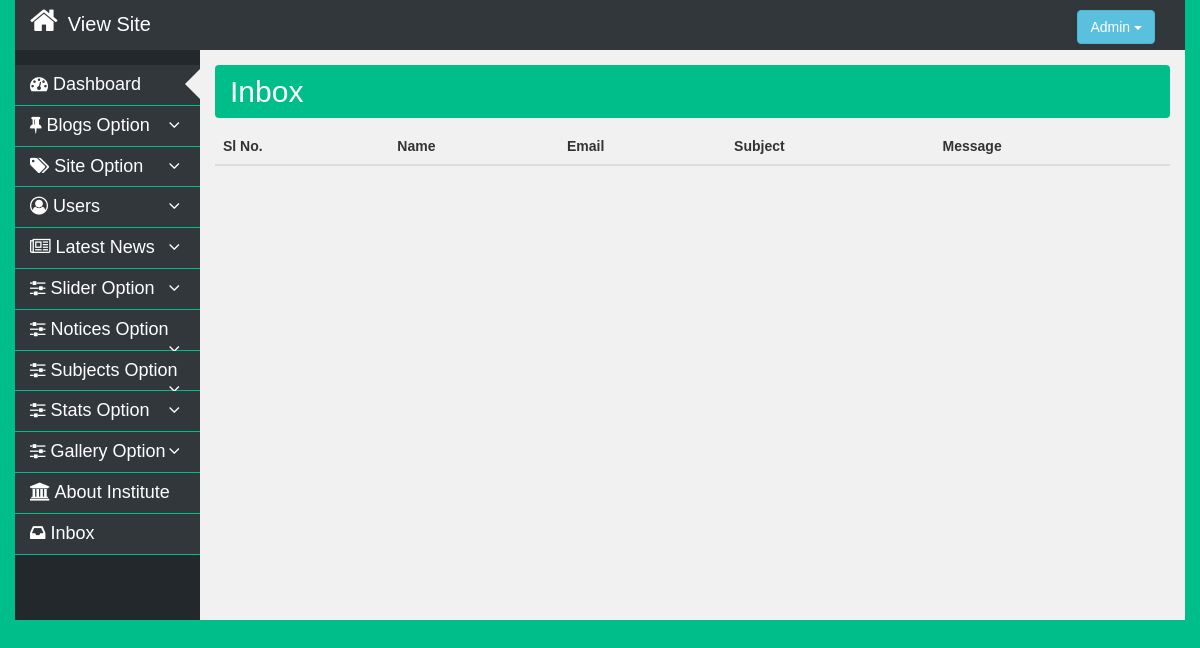
Page /dashboard/inbox.php (signed in) on the earlier database version.
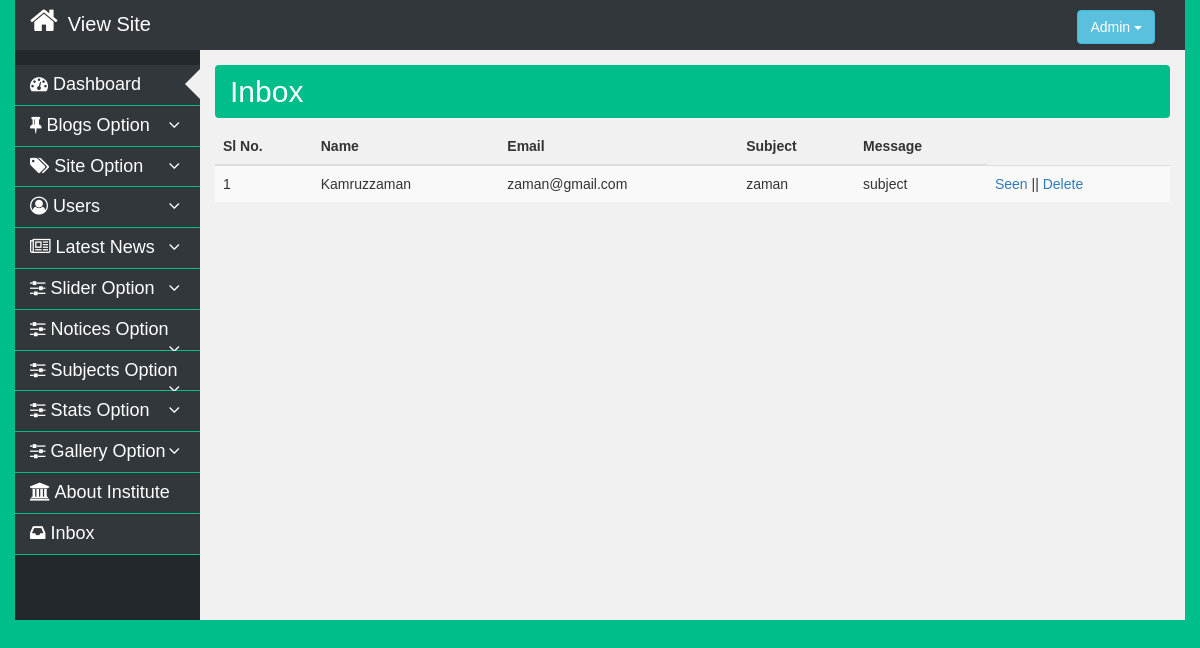
Same page on the later database version.
### tables this page shows
CREATE TABLE `contacts_table` (
  `id` int(11) NOT NULL,
  `name` varchar(255) NOT NULL,
  `email` varchar(255) NOT NULL,
  `subject` varchar(100) NOT NULL,
  `messages` varchar(255) NOT NULL,
  `status` int(11) NOT NULL DEFAULT '0'
);

### libs/Database.php (called while the page is built, shortened)
<?php
class Database{
    public $host   = DB_HOST;
    public $user   = DB_USER;
    public $pass   = DB_PASS;
    public $dbname = DB_NAME;
    public $link;
    public function dbConnect(){
        $this->link = new mysqli($this->host, $this->user, $this->pass, $this->dbname);
    }
    public function readData($query){
        $result = $this->link->query($query) or die($this->link->error.__LINE__);
        if($result->num_rows > 0){
            return $result;
        }
        else {
            return false;
        }
    }
}
?>

### libs/Contacts.php (called while the page is built, shortened)
<?php
class Contacts{
	private $db;
 	public function __construct(){
 		$this->db = new Database();
 	}
    public function getAllMessages(){
    	$query = "SELECT * FROM contacts_table WHERE status = 0";
        $result = $this->db->readData($query);
        return $result;
    }
}
?>

### dashboard/inbox.php (the view)
<?php require_once 'includes/header.php'; ?>
    <section class="main-section">
        <div class="container-fluid">
            <div class="row">
                <div class="col-md-3 col-lg-2 col-sm-4 col-xs-12 padding-right15">
                    <?php require_once 'includes/sidebar.php'; ?>
                </div>
                <div class="col-md-9 col-lg-10 col-sm-8 col-xs-12 padding-left15">
                    <div class="main-content">
                        <div class="display-flax-content">
                            <div class="section-title">
                                <h2>Inbox</h2>
                            </div>
                            <div class="inbox">
                                <table class="table table-striped" id="dataTable">
                                    <thead>
                                        <tr>
                                            <th>Sl No.</th>
                                            <th>Name</th>
                                            <th>Email</th>
                                            <th>Subject</th>
                                            <th>Message</th>
                                        </tr>
                                    </thead>
                                    <tbody>
                                        <?php
                                            $getAllMsg = $contact->getAllMessages();
                                            if ($getAllMsg) {
                                                $i=0;
                                                while ($value = $getAllMsg->fetch_assoc()) {
                                                    $i++;
                                        ?>
                                        <tr>
                                            <td><?php echo $i; ?></td>
                                            <td><?php echo $value['name']; ?> </td>
                                            <td><?php echo $value['email']; ?> </td>
                                            <td><?php echo $value['subject']; ?> </td>
                                            <td><?php echo $value['messages']; ?> </td>
                                            <td><a href="">Seen</a> || <a href="">Delete</a></td>
                                        </tr>
                                    <?php } } ?>
                                    </tbody>
                                </table>
                            </div>
                        </div>
                    </div>
                </div>
            </div>
        </div>
    </section>
<?php require_once 'includes/footer.php'; ?>

Differences in the rows shown:
added contacts_table: name "Kamruzzaman", email "zaman@gmail.com", subject "zaman", messages "subject"
